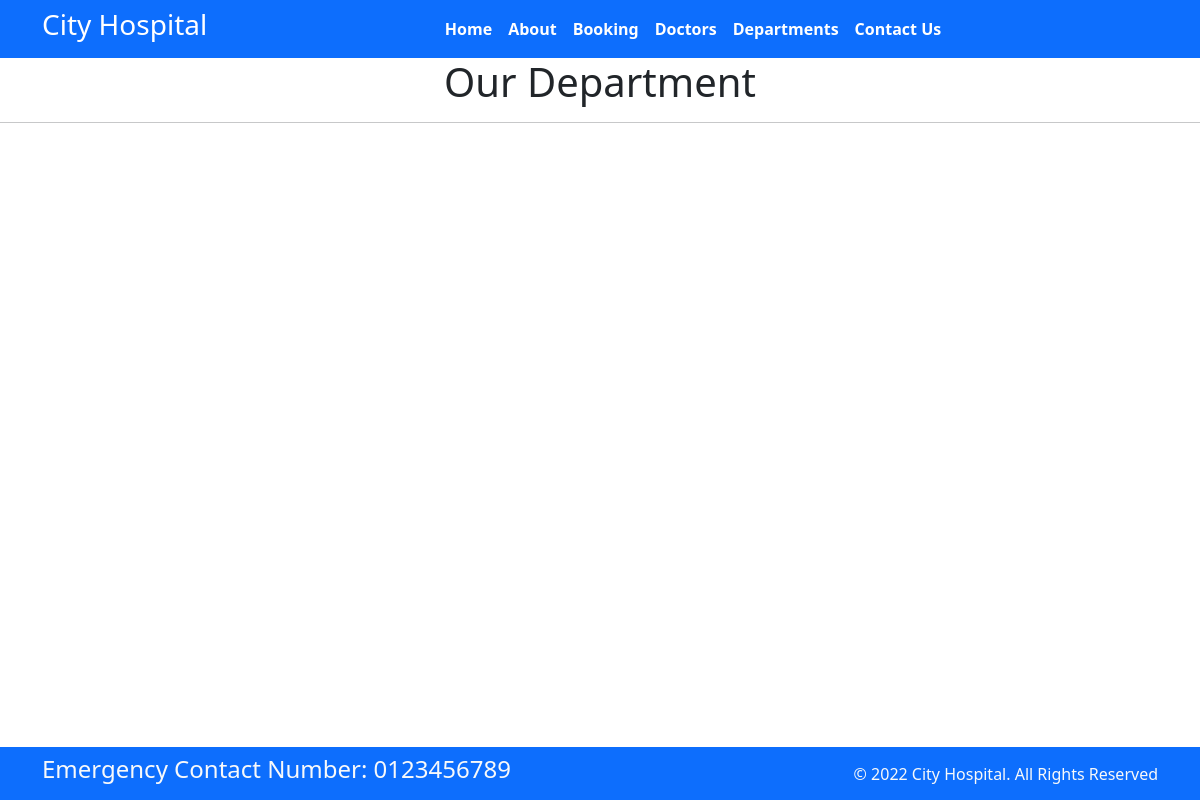
The app's page /department, older data.
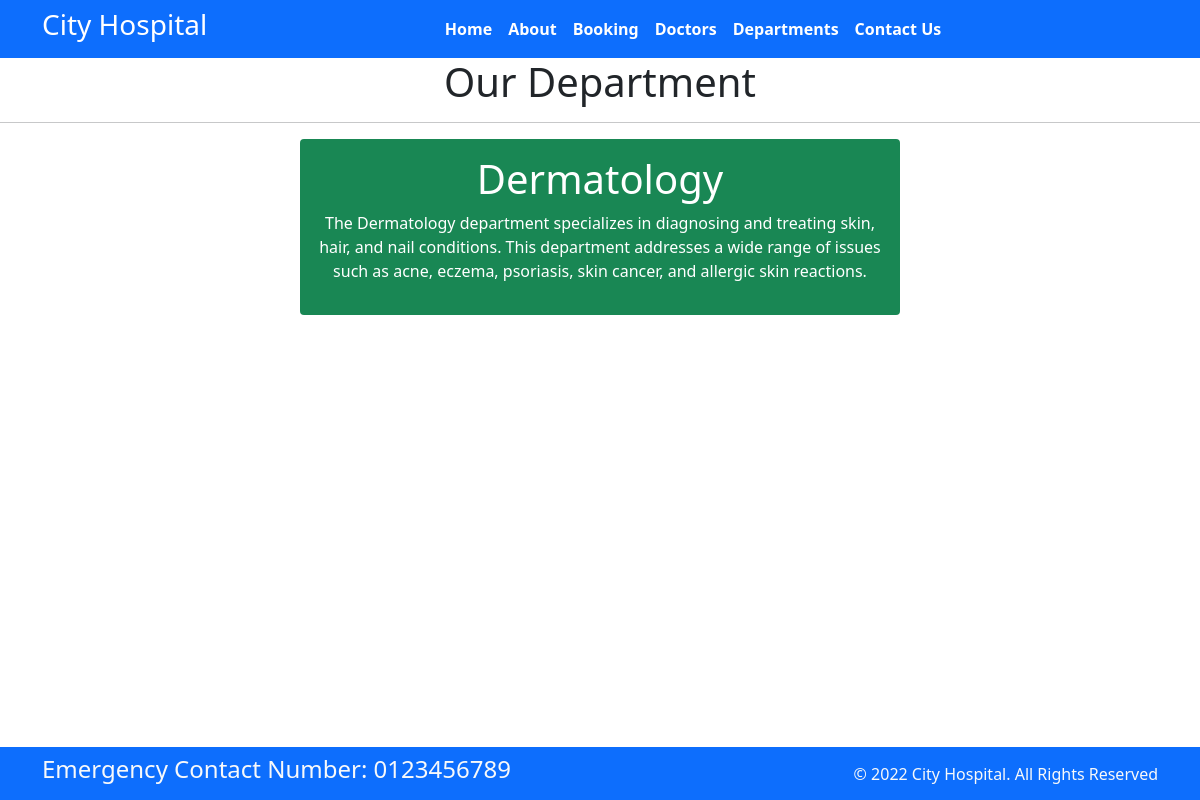
The same page, newer data.
### home/models.py (models this page shows)
class Departments (models.Model):
    dep_name = models.CharField(max_length=100)
    dep_description = models.TextField()

### home/views.py (the view)
# urls.py: path('department', views.department, name='department'),
def department(request) :
    dict_dept ={
        'dept' : Departments.objects.all()
    }
    return render(request, "department.html", dict_dept)

### templates/department.html (shortened to what this page needs)
{% extends "base.html" %}
{% block content %}
<h1 class="text-center">Our Department</h1>
<hr>
{% for d in dept %}
<div class="mx-auto w-50 bg-success text-center text-white p-3 my-3 border-warning rounded">
    <h1>{{ d.dep_name }}</h1>
    <p>{{ d.dep_description }}</p>
</div>
{% endfor %}
{% endblock %}

Row changes from the older to the newer data that the page shows:
added Departments: dep_name "Dermatology", dep_description "The Dermatology department specializes in diagnosing and treating skin, hair, and nail conditions. This department addresses a wide range of issues such as acne, eczema, psoriasis, skin cancer, and allergic skin reactions."
